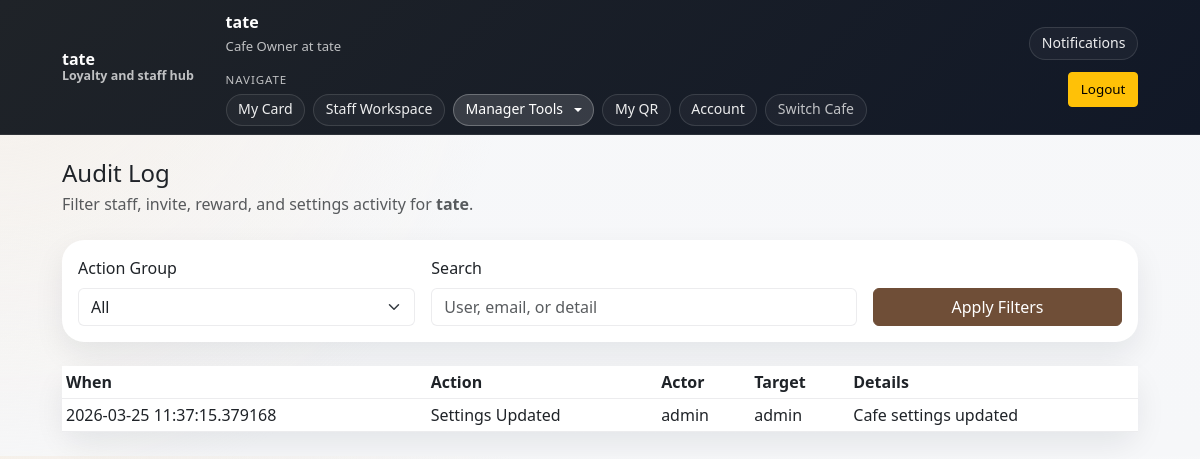
Page /tate/manager/audit (signed in) on the committed database.
### models.py (models this page shows)
class Cafe(db.Model):
    __tablename__ = "cafes"
    id = db.Column(db.Integer, primary_key=True)
    name = db.Column(db.String(120), nullable=False)
    slug = db.Column(db.String(80), unique=True, nullable=False, index=True)
    is_active = db.Column(db.Boolean, nullable=False, default=True)
    is_archived = db.Column(db.Boolean, nullable=False, default=False)
    created_at = db.Column(db.DateTime, nullable=False, default=datetime.utcnow)
    logo_url = db.Column(db.String(500), nullable=True)
    accent_color = db.Column(db.String(20), nullable=False, default="#6f4e37")
    secondary_color = db.Column(db.String(20), nullable=False, default="#f5ede3")
    theme_mode = db.Column(db.String(20), nullable=False, default="light")   # light | dark | coffee | modern
    card_style = db.Column(db.String(20), nullable=False, default="rounded") # rounded | minimal | bold
    public_location = db.Column(db.String(255), nullable=True)
    public_opening_hours = db.Column(db.String(255), nullable=True)
    public_join_instructions = db.Column(db.String(500), nullable=True)
    settings = db.relationship(
        "CafeSettings",
        back_populates="cafe",
        uselist=False,
        cascade="all, delete-orphan",
    )
    members = db.relationship(
        "CafeMember",
        back_populates="cafe",
        cascade="all, delete-orphan",
    )
    loyalty_cards = db.relationship(
        "LoyaltyCard",
        back_populates="cafe",
        cascade="all, delete-orphan",
    )
    activity_logs = db.relationship(
        "ActivityLog",
        back_populates="cafe",
        cascade="all, delete-orphan",
    )
    invites = db.relationship(
        "StaffInvite",
        back_populates="cafe",
        cascade="all, delete-orphan",
    )
    reward_tiers = db.relationship(
        "RewardTier",
        back_populates="cafe",
        cascade="all, delete-orphan",
        order_by="RewardTier.points_required.asc()",
    )

class User(db.Model):
    __tablename__ = "users"
    id = db.Column(db.Integer, primary_key=True)
    username = db.Column(db.String(40), unique=True, nullable=False, index=True)
    email = db.Column(db.String(255), unique=True, nullable=False, index=True)
    password_hash = db.Column(db.String(255), nullable=False)
    pending_email = db.Column(db.String(255), nullable=True)
    email_verified_at = db.Column(db.DateTime, nullable=True)
    requires_password_setup = db.Column(db.Boolean, nullable=False, default=False)
    requires_email_verification = db.Column(db.Boolean, nullable=False, default=False)
    is_active = db.Column(db.Boolean, nullable=False, default=True)
    is_global_admin = db.Column(db.Boolean, nullable=False, default=False)
    qr_token = db.Column(
        db.String(64),
        unique=True,
        nullable=False,
        default=lambda: secrets.token_urlsafe(32),
    )
    created_at = db.Column(db.DateTime, nullable=False, default=datetime.utcnow)
    memberships = db.relationship(
        "CafeMember",
        back_populates="user",
        cascade="all, delete-orphan",
    )
    loyalty_cards = db.relationship(
        "LoyaltyCard",
        back_populates="user",
        cascade="all, delete-orphan",
    )
    notifications = db.relationship(
        "Notification",
        back_populates="user",
        cascade="all, delete-orphan",
    )
    password_reset_tokens = db.relationship(
        "PasswordResetToken",
        back_populates="user",
        cascade="all, delete-orphan",
    )
    activity_as_actor = db.relationship(
        "ActivityLog",
        foreign_keys="ActivityLog.actor_user_id",
        back_populates="actor_user",
        cascade="all, delete-orphan",
    )
    activity_as_target = db.relationship(
        "ActivityLog",
        foreign_keys="ActivityLog.target_user_id",
        back_populates="target_user",
        cascade="all, delete-orphan",
    )

class CafeMember(db.Model):
    __tablename__ = "cafe_members"
    id = db.Column(db.Integer, primary_key=True)
    user_id = db.Column(db.Integer, db.ForeignKey("users.id"), nullable=False, index=True)
    cafe_id = db.Column(db.Integer, db.ForeignKey("cafes.id"), nullable=False, index=True)
    role = db.Column(db.String(20), nullable=False)  # owner | manager | staff
    is_active = db.Column(db.Boolean, nullable=False, default=True)
    created_at = db.Column(db.DateTime, nullable=False, default=datetime.utcnow)
    __table_args__ = (
        db.UniqueConstraint("user_id", "cafe_id", name="uq_user_cafe_membership"),
    )
    user = db.relationship("User", back_populates="memberships")
    cafe = db.relationship("Cafe", back_populates="members")

class ActivityLog(db.Model):
    __tablename__ = "activity_logs"
    id = db.Column(db.Integer, primary_key=True)
    cafe_id = db.Column(db.Integer, db.ForeignKey("cafes.id"), nullable=False, index=True)
    actor_user_id = db.Column(db.Integer, db.ForeignKey("users.id"), nullable=True, index=True)
    target_user_id = db.Column(db.Integer, db.ForeignKey("users.id"), nullable=False, index=True)
    action = db.Column(db.String(40), nullable=False, index=True)
    stamp_delta = db.Column(db.Integer, nullable=False, default=0)
    points_delta = db.Column(db.Integer, nullable=False, default=0)
    note = db.Column(db.String(255), nullable=True)
    created_at = db.Column(db.DateTime, nullable=False, default=datetime.utcnow, index=True)
    cafe = db.relationship("Cafe", back_populates="activity_logs")
    actor_user = db.relationship("User", foreign_keys=[actor_user_id], back_populates="activity_as_actor")
    target_user = db.relationship("User", foreign_keys=[target_user_id], back_populates="activity_as_target")

### app.py (the view)
    @app.get("/<cafe_slug>/manager/audit")
    @require_login
    def cafe_manager_audit(cafe_slug: str):
        cafe = Cafe.query.filter_by(slug=cafe_slug).first()
        if not cafe or not cafe_is_available(cafe):
            abort(404)
        u = current_user()
        if not user_can_access_cafe(u, cafe):
            flash("You don’t have access to that cafe yet.", "danger")
            return redirect(url_for("select_cafe"))
        session["cafe_id"] = cafe.id
        if not is_global_admin(u):
            member = get_membership(u, cafe)
            if not member or not is_manager_role(member.role):
                abort(403)
        action_filter = (request.args.get("action") or "").strip().lower()
        q = (request.args.get("q") or "").strip().lower()
        return render_manager_audit_page(cafe, action_filter, q)

### app.py (called while the page is built, shortened)
def ensure_global_settings() -> GlobalSettings:
    settings = db.session.get(GlobalSettings, 1)
    if settings:
        return settings
    settings = GlobalSettings(id=1)
    db.session.add(settings)
    db.session.commit()
    return settings

def ensure_email_settings() -> EmailSettings:
    settings = db.session.get(EmailSettings, 1)
    if settings:
        return settings

def cafe_is_available(cafe: Cafe | None) -> bool:
    return bool(cafe and cafe.is_active and not getattr(cafe, "is_archived", False))

def is_manager_role(role: str | None) -> bool:
    return role in ("owner", "manager")

def normalize_phone(phone_number: str) -> str:
    return re.sub(r"\D+", "", phone_number or "")

def normalize_email(email: str) -> str:
    return (email or "").strip().lower()

def get_user_contact(user_id: int) -> UserContact | None:
    return UserContact.query.filter_by(user_id=user_id).first()

def get_blocked_contact(*, email: str | None = None, phone_number: str | None = None) -> BlockedContact | None:
    normalized_email = normalize_email(email or "")
    if normalized_email:
        blocked_email = BlockedContact.query.filter_by(block_type="email", normalized_value=normalized_email).first()
        if blocked_email:
            return blocked_email
    normalized_phone = normalize_phone(phone_number or "")
    if normalized_phone:
        blocked_phone = BlockedContact.query.filter_by(block_type="phone", normalized_value=normalized_phone).first()
        if blocked_phone:
            return blocked_phone
    return None

def get_user_block(user: User | None) -> BlockedContact | None:
    if not user:
        return None
    contact = get_user_contact(user.id)
    return get_blocked_contact(email=user.email, phone_number=contact.phone_number if contact else None)

### templates/manager_audit.html (shortened to what this page needs)
{% extends "base.html" %}
{% block content %}
<div class="d-flex justify-content-between align-items-start flex-wrap gap-3 mb-4">
  <div>
    <h1 class="h4 mb-1">Audit Log</h1>
    <p class="text-muted mb-0">Filter staff, invite, reward, and settings activity for <strong>{{ active_cafe.name }}</strong>.</p>
  </div>
</div>
<form method="get" class="card shadow-sm border-0 mb-4">
  <div class="card-body p-3">
    <div class="row g-3">
      <div class="col-md-4">
        <label class="form-label">Action Group</label>
        <select class="form-select" name="action">
          <option value="" {% if not action_filter %}selected{% endif %}>All</option>
        </select>
      </div>
      <div class="col-md-5">
        <label class="form-label">Search</label>
        <input class="form-control" name="q" value="{{ q }}" placeholder="User, email, or detail">
      </div>
      <div class="col-md-3 d-flex align-items-end">
        <button class="btn btn-primary w-100" type="submit">Apply Filters</button>
      </div>
    </div>
  </div>
</form>
<div class="card shadow-sm border-0">
  <div class="card-body p-0">
    {% if rows %}
      <div class="table-responsive">
        <table class="table table-sm align-middle mb-0">
          <thead>
            <tr>
              <th>When</th>
              <th>Action</th>
              <th>Actor</th>
              <th>Target</th>
              <th>Details</th>
            </tr>
          </thead>
          <tbody>
            {% for item, actor, target in rows %}
              <tr>
                <td>{{ item.created_at }}</td>
                <td>{{ item.action.replace('_', ' ').title() }}</td>
                <td>{{ actor.username if actor else 'System' }}</td>
                <td>{{ target.username if target else 'N/A' }}</td>
                <td>{{ item.note or 'No details' }}</td>
              </tr>
            {% endfor %}
          </tbody>
        </table>
      </div>
    {% else %}
      <div class="p-4 text-muted">No matching audit entries.</div>
    {% endif %}
  </div>
</div>
{% endblock %}

### templates/base.html (shortened to what this page needs)
<!doctype html>
<html lang="en">
<head>
<link href="https://cdn.jsdelivr.net/npm/bootstrap@5.3.3/dist/css/bootstrap.min.css" rel="stylesheet">
</head>
<body class="theme-{{ active_cafe.theme_mode if active_cafe else 'light' }} card-{{ active_cafe.card_style if active_cafe else 'rounded' }}">
<nav class="navbar navbar-expand-lg navbar-dark sticky-top">
<div class="container main-container">
<a class="navbar-brand fw-semibold" href="{{ url_for('index') }}">
<span class="brand-copy">
<span class="brand-title">{{ active_cafe.name if active_cafe else (global_settings.site_name if global_settings else 'Coffee Loyalty') }}</span>
<span class="brand-subtitle">
{% if active_cafe %}
Loyalty and staff hub
{% else %}
Cafe rewards and team tools
{% endif %}
</span>
</span>
</a>
<div class="collapse navbar-collapse" id="navMenu">
<div class="nav-layout ms-lg-4">
{% if me %}
<div class="nav-cluster">
<div class="nav-status" aria-label="Current account">
<strong>{{ me.username }}</strong>
<span>
{% if me_is_admin %}
Global admin
{% elif me_membership %}
{{ 'Cafe Owner' if me_membership.role == 'owner' else me_membership.role|capitalize }} at {{ active_cafe.name if active_cafe else 'selected cafe' }}
{% elif active_cafe %}
Customer at {{ active_cafe.name }}
{% else %}
Signed in
{% endif %}
</span>
</div>
<div class="nav-stack" aria-label="Workspace navigation">
<div class="nav-group-label">Navigate</div>
<div class="nav-menu-group">
{% if active_cafe %}
<a class="nav-chip {% if request.endpoint in ['card', 'card_history', 'open_card', 'cafe_card', 'cafe_history'] %}active{% endif %}"
href="{{ url_for('cafe_card', cafe_slug=active_cafe.slug) }}"
aria-current="{% if request.endpoint in ['card', 'card_history'] %}page{% endif %}">
My Card
</a>
{% endif %}
{% if active_cafe and (me_is_admin or (me_membership and me_membership.role in ['staff','manager','owner'])) %}
<a class="nav-chip {% if request.endpoint in ['staff_home', 'cafe_staff'] %}active{% endif %}"
href="{{ url_for('cafe_staff', cafe_slug=active_cafe.slug) }}"
aria-current="{% if request.endpoint in ['staff_home', 'cafe_staff'] %}page{% endif %}">
Staff Workspace
</a>
{% endif %}
{% if active_cafe and (me_is_admin or (me_membership and me_membership.role in ['manager', 'owner'])) %}
<div class="dropdown">
<button class="nav-chip nav-dropdown-toggle dropdown-toggle {% if request.endpoint in ['manager_dashboard', 'manager_staff', 'cafe_settings', 'manager_audit', 'manager_customers', 'cafe_manager_dashboard', 'cafe_manager_staff', 'cafe_manager_audit', 'cafe_manager_customers', 'cafe_slug_settings'] %}active{% endif %}"
type="button"
data-bs-toggle="dropdown"
aria-expanded="false">
Manager Tools
</button>
</div>
{% endif %}
{% if active_cafe %}
<a class="nav-chip {% if request.endpoint == 'my_qr' %}active{% endif %}"
href="{{ url_for('my_qr') }}"
aria-current="{% if request.endpoint == 'my_qr' %}page{% endif %}">
My QR
</a>
{% endif %}
<a class="nav-chip {% if request.endpoint == 'account' %}active{% endif %}"
href="{{ url_for('account') }}"
aria-current="{% if request.endpoint == 'account' %}page{% endif %}">
Account
</a>
<a class="nav-chip nav-chip-muted {% if request.endpoint == 'select_cafe' %}active{% endif %}"
href="{{ url_for('select_cafe') }}"
aria-current="{% if request.endpoint == 'select_cafe' %}page{% endif %}">
Switch Cafe
</a>
</div>
</div>
</div>
<div class="nav-cluster justify-content-lg-end">
<div class="dropdown">
<button class="nav-chip nav-dropdown-toggle {% if unread_notifications %}active{% endif %}"
type="button"
data-bs-toggle="dropdown"
aria-expanded="false"
aria-label="Notifications">
Notifications
</button>
</div>
<form method="post"
action="{{ url_for('logout') }}"
class="m-0">
<button class="btn btn-warning btn-sm">Logout</button>
</form>
</div>
{% endif %}
</div>
</div>
</div>
</nav>
<main class="container main-container py-4" id="main-content" tabindex="-1">
{% block content %}{% endblock %}
</main>
</body>
</html>

### rows in the picture
Cafe: name "tate"
User: username "tate"
CafeMember: role "Cafe Owner"
ActivityLog: created_at "2026-03-25 11:37:15.379168", action.replace "Settings Updated", username "admin", note "Cafe settings updated"
